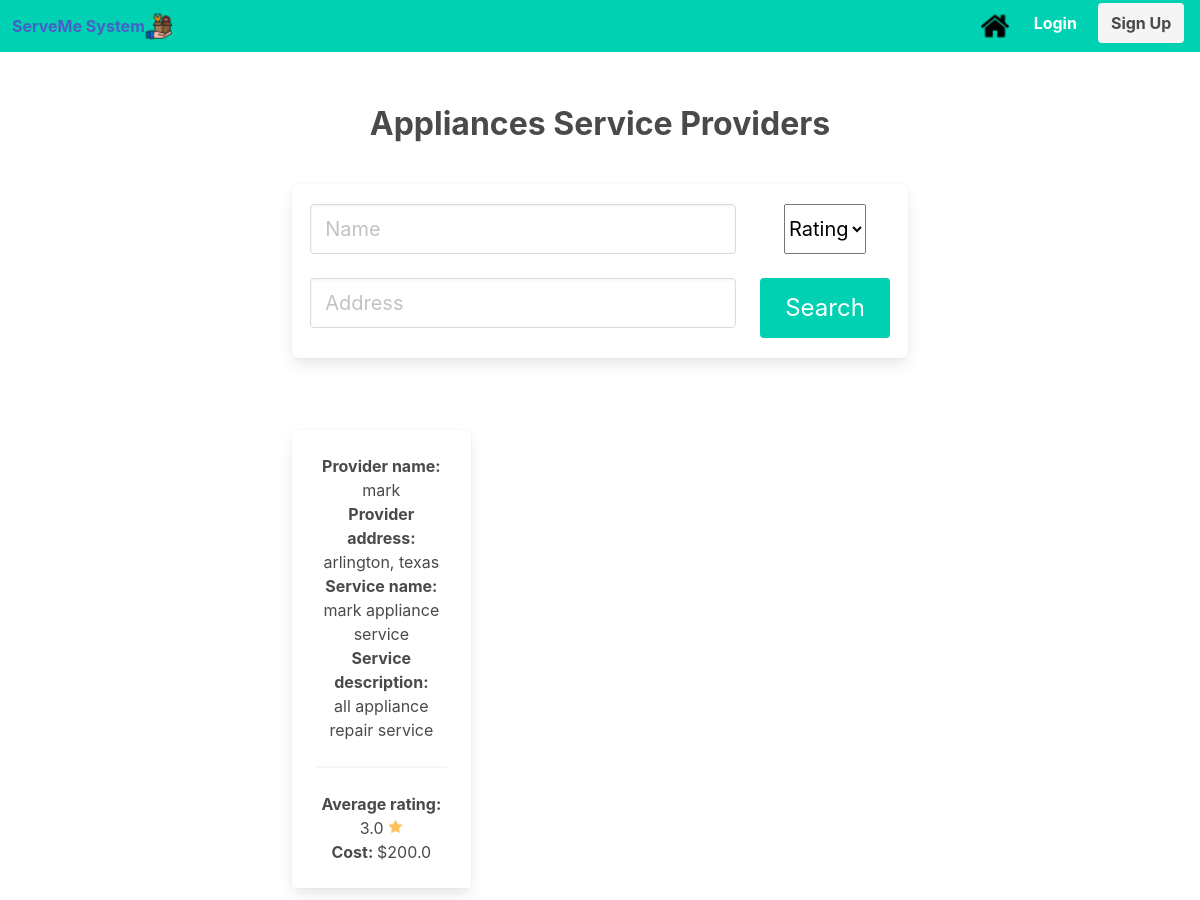
Page /services?service=Appliances on the earlier database version.
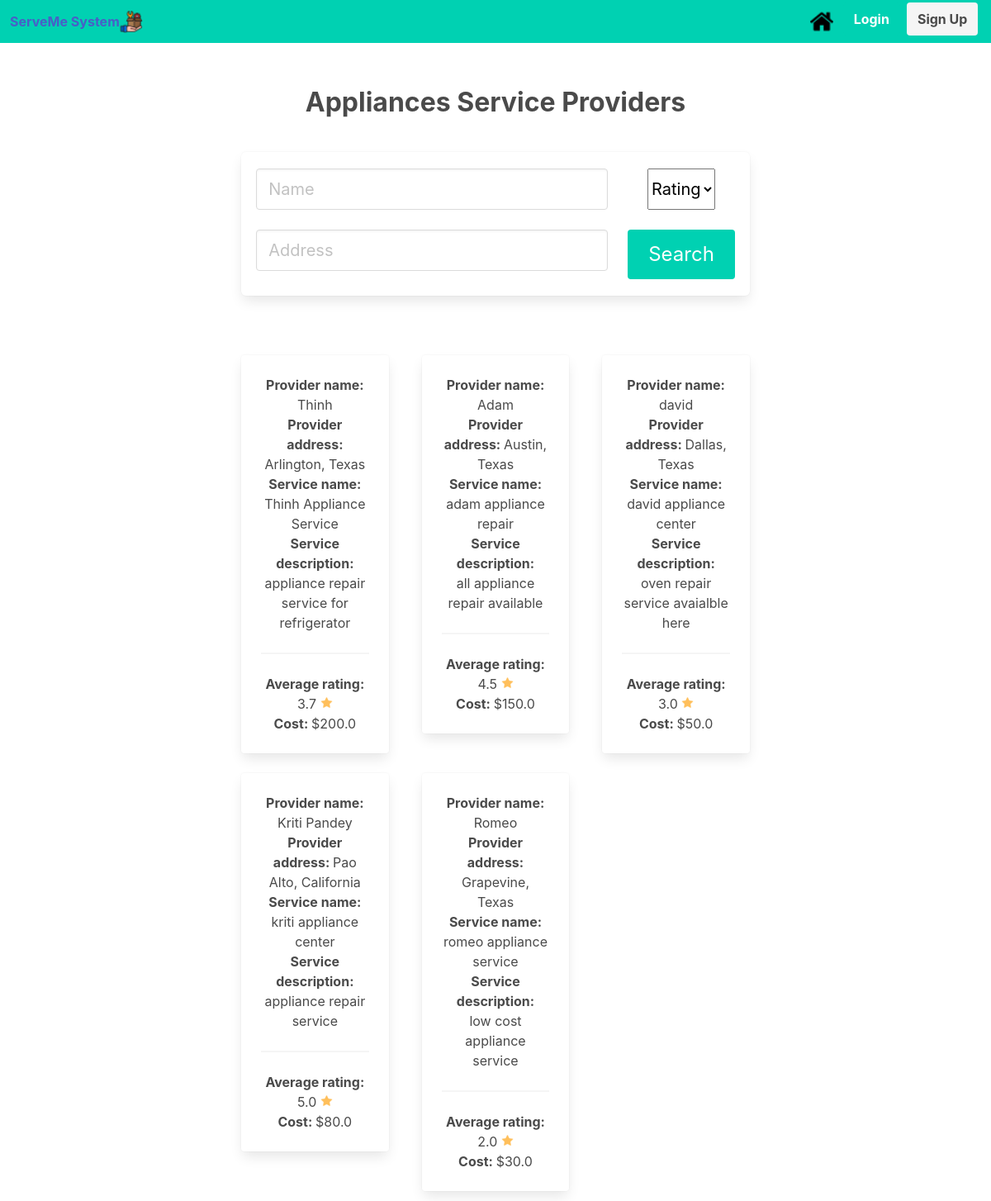
Same page on the later database version.
### serveme/models.py (models this page shows, shortened)
class Service (db.Model):
    provider_id     = db.Column(db.Integer, db.ForeignKey('provider.provider_id'), nullable=False)
    service_id      = db.Column(db.Integer, nullable=False, primary_key=True)
    rating_avg      = db.Column(db.Float(precision=2), nullable=False)
    service_name    = db.Column(db.String(20), nullable=False)
    cost            = db.Column(db.Float(precision=2), nullable=False)
    description     = db.Column(db.String(255), nullable=False)
    category        = db.Column(db.String(20), nullable=False)
    def __repr__(self):
        return f'{self.provider_id}-{self.service_id}-{self.rating_avg}-{self.service_name} - {self.cost} - {self.description} - {self.category} '

class Provider (db.Model):
    provider_id     = db.Column(db.Integer, primary_key=True)
    userID          = db.Column(db.Integer, db.ForeignKey('user.userID'), nullable=False)
    provider_name   = db.Column(db.String(50), nullable=False)
    rating_avg      = db.Column(db.Float)
    phone_number    = db.Column(db.String(10), nullable=False)
    address         = db.Column(db.String(25), nullable=False)
    email           = db.Column(db.String(20), nullable=False)
    ssn             = db.Column(db.String(9), nullable=False)
    services        = db.relationship('Service', backref='service_provider', lazy=True)

### serveme/serviceController.py (the view, shortened to what this page needs)
@serviceController.route('/services')
def services():
    result = "no data found"
    service= request.args.get('service');
    name = request.args.get('name')
    address = request.args.get('address')
    stars = request.args.get('stars')
    providers = None
    result = None
    providers = Provider.query.all()
    if name and not address and not stars:
        providers = Provider.query.filter(Provider.provider_name.like("%"+name+"%")).all()
    elif address and not name and not stars:
        providers = Provider.query.filter(Provider.address.like("%"+address+"%")).all()
    elif stars and not name and not address:
        providers = Provider.query.filter(Provider.rating_avg >= stars).all()
    elif name and address and not stars:
        providers1 = Provider.query.filter(Provider.provider_name.like("%"+name+"%")).all()
        providers2 = Provider.query.filter(Provider.address.like("%"+address+"%")).all()
        providers = [provider for provider in providers1 if provider in providers2]
    elif name and stars and not address:
        providers1 = Provider.query.filter(Provider.provider_name.like("%"+name+"%")).all()
        providers2 = Provider.query.filter(Provider.rating_avg >= stars).all()
        providers = [provider for provider in providers1 if provider in providers2]
    elif stars and address and not name:
        providers1 = Provider.query.filter(Provider.address.like("%"+address+"%")).all()
        providers2 = Provider.query.filter(Provider.rating_avg >= stars).all()
        providers = [provider for provider in providers1 if provider in providers2]
    if service=='Appliances':
        result = Service.query.filter_by(category="Appliances").all()
    elif service=='Electrical':
        result = Service.query.filter_by(category="Electrical").all()
    elif service=='Plumbing':
        result = Service.query.filter_by(category="Plumbing").all()
    elif service=='Cleaning':
        result = Service.query.filter_by(category="Cleaning").all()
    elif service=='Tutoring':
        result = Service.query.filter_by(category="Tutoring").all()
    elif service=='Moving':
        result = Service.query.filter_by(category="Moving").all()
    elif service=='Computer':
        result = Service.query.filter_by(category="Computer").all()
    elif service=='Painting':
        result = Service.query.filter_by(category="Painting").all()
    elif service=='Pest Control':
        result = Service.query.filter_by(category="Pest Control").all()
    return render_template('services.html', result=result, providers = providers, service = service)

### serveme/templates/services.html (shortened to what this page needs)
{% extends "base.html" %}
{% block content %}
<br>
<br>
<div class="is-size-3">
<b> {{service}} Service Providers</b>
</div>
<div class="column is-8 is-offset-2">
	<div class="box">
	    <form method="POST", action="{{url_for('searchController.searching_post', service = service)}}">
            <div class="field">
                <div class="columns is-centered">
		<div class="column is-three-quarters">
                    <input class="input is-medium" type="text" id="fname" name="name" size="20" placeholder="Name">
                    <br>
		    <br>
		    <input class="input is-medium" type="text" id="fname" name="address" size="20" placeholder="Address">
                </div>
		<div class="column">
		<select class ="select is-medium is-info" name = "stars" id="stars">
                        <option value="" disabled selected>Rating</option>
                    </select>
                    <br>
                    <br>
                    <button class="button is-large is-primary">Search</button>
            </div>
        </form>
	</div>
</div>
</div>
<br>
<br>
    <div class="columns  is-multiline is-variable is-5">
{% for service in result %}
 {% for provider in providers %}
  {%if provider.provider_id == service.provider_id%}
  <div class="column is-3-tablet is-4-desktop">
    <a href="{{ url_for('providerController.providers', provider_id=service.provider_id ,service_id=service.service_id) }}">
        <div class="card">
            <div class="card-content">
                <b>Provider name: </b>
                {{provider.provider_name}}
                <br>
                <b>Provider address: </b>
                {{provider.address}}
                <br>
                <b>Service name: </b>
                {{service.service_name}}
                <br>
                <b>Service description: </b>
                <br>
                {{service.description}}
            <hr>
            <b>Average rating: </b>{{provider.rating_avg}}
            <img src="{{url_for('static', filename='star.png')}}" alt="placeholder" >
           <br>
            <b>Cost: </b>${{service.cost}}
            </div>
        </div>
    </a>
    </div>
    {%endif%}
    {% endfor %}
{% endfor %}
{% endblock %}

Differences in the rows shown:
no longer on this page (row edited): Service: category "Appliances", service_name "mark appliance service", description "all appliance repair service", cost "200.0", Provider (provider_name "mark", address "arlington, texas", rating_avg "3.0")
added Service: service_name "Thinh Appliance Service", description "appliance repair service for refrigerator", cost "200.0", Provider (provider_name "Thinh", address "Arlington, Texas", rating_avg "3.7")
now on this page (row edited): Service: service_name "adam appliance repair", description "all appliance repair available", cost "150.0"
now on this page (row edited): Provider: provider_name "Adam", address "Austin, Texas", rating_avg "4.5"
now on this page (row edited): Service: service_name "david appliance center", description "oven repair service avaialble here", cost "50.0"
now on this page (row edited): Provider: provider_name "david", address "Dallas, Texas", rating_avg "3.0"
now on this page (row edited): Service: service_name "kriti appliance center", description "appliance repair service", cost "80.0"
now on this page (row edited): Provider: provider_name "Kriti Pandey", address "Pao Alto, California", rating_avg "5.0"
added Service: service_name "romeo appliance service", description "low cost appliance service", cost "30.0"
now on this page (row edited): Provider: provider_name "Romeo", address "Grapevine, Texas", rating_avg "2.0"
Other differences:
{{ service }}: (not shown) → "Appliances"
